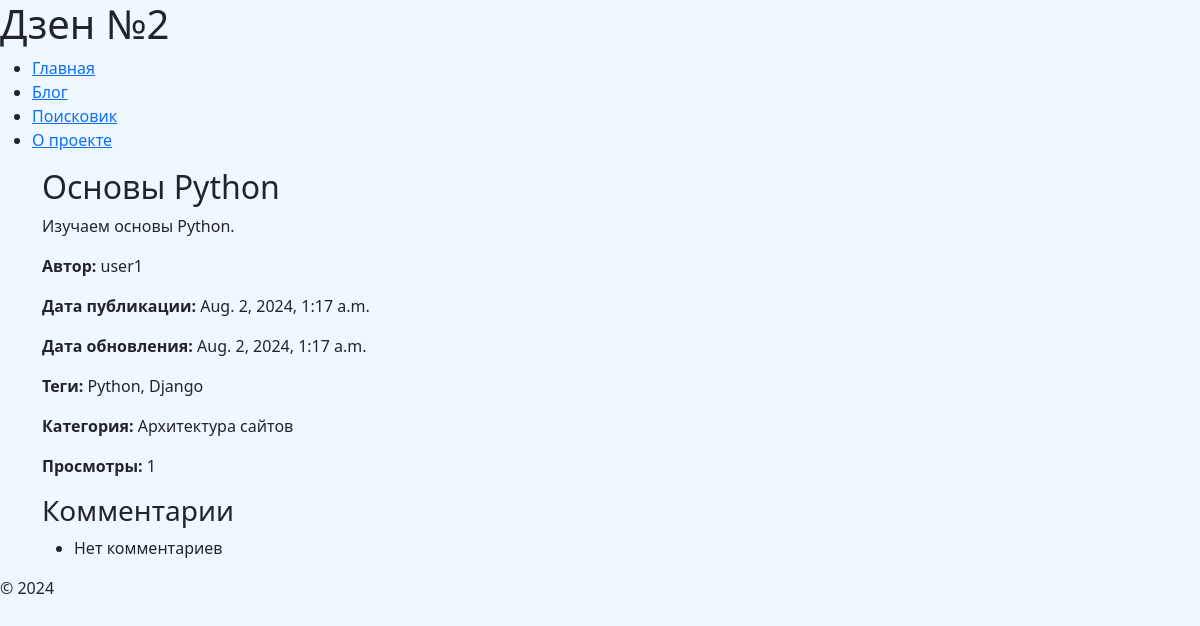
Screenshot of /blog/osnovy-python/ with the database file from the repository.
### blog/models.py (models this page shows, shortened)
class Post(models.Model):
    title = models.CharField(max_length=200)
    text = models.TextField()
    slug = models.SlugField(unique=True, blank=True)
    author = models.ForeignKey(get_user_model(), on_delete=models.CASCADE)
    category = models.ForeignKey(Category, on_delete=models.CASCADE, related_name='posts', null=True, default=None)
    tags = models.ManyToManyField(Tag, related_name='posts')
    published_date = models.DateTimeField(auto_now_add=True)
    updated_date = models.DateTimeField(auto_now=True)
    views = models.IntegerField(default=0)

class Tag(models.Model):
    name = models.CharField(max_length=100, unique=True)
    slug = models.SlugField(unique=True)

class Category(models.Model):
    name = models.CharField(max_length=200, unique=True)
    slug = models.SlugField(unique=True)
    def __str__(self):
        return self.name

### blog/views.py (the view)
# urls.py: path('blog/<slug:slug>/', views.post_detail, name='post_detail'),
def post_detail(request, slug):
    post = get_object_or_404(Post, slug=slug)
    Post.objects.filter(pk=post.pk).update(views=F('views') + 1)
    post.refresh_from_db()
    context = {
        'menu': menu,
        'post': post,
    }
    return render(request, 'post_detail.html', context)

### blog/templates/post_detail.html (shortened to what this page needs)
{% extends 'base.html' %}
{% block content %}
    <h2>{{ post.title }}</h2>
    <p>{{ post.text }}</p>
    <p><strong>Автор:</strong> {{ post.author }}</p>
    <p><strong>Дата публикации:</strong> {{ post.published_date }}</p>
    <p><strong>Дата обновления:</strong> {{ post.updated_date }}</p>
    <p><strong>Теги:</strong>
        {% for tag in post.tags.all %}
            {{ tag.name }}{% if not forloop.last %}, {% endif %}
        {% empty %}
            Нет тегов
        {% endfor %}
    <p><strong>Категория:</strong> {{ post.category }}</p>
    <p><strong>Просмотры:</strong> {{ post.views }}</p>
    <h3>Комментарии</h3>
    <ul>
        {% for comment in post.comments.all %}
            {% if comment.status != 'unchecked' %}
                <li>
                    <p><strong>{{ comment.author.username }}</strong>: {{ comment.text }} </p>
                </li>
            {% endif %}
        {% empty %}
            <li>Нет комментариев</li>
        {% endfor %}
    </ul>
{% endblock %}

### rows the page displays
Post: title "Основы Python", text "Изучаем основы Python.", author "user1", published_date "Aug. 2, 2024, 1:17 a.m.", updated_date "Aug. 2, 2024, 1:17 a.m.", category "Архитектура сайтов", views "1"
Tag: name "Python"
Tag: name "Django"

### other values shown
{{ item.name }} "Главная" "Блог" "Поисковик" "О проекте"
